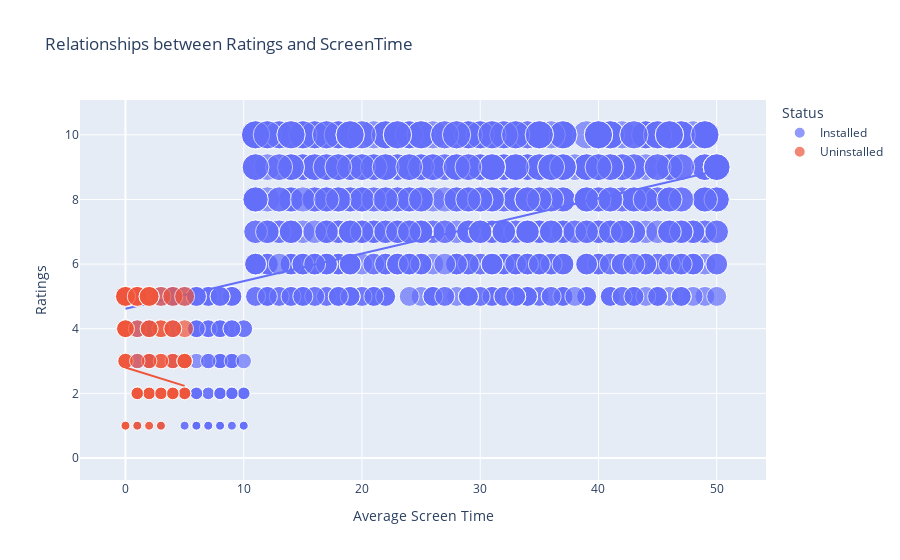

The notebook cell this image was saved under:
### Markdown cell above
Q.5: Now check the relationship between the ratings given by users and the average screen time.
Also explain your observation.

### Code cell
fig2=px.scatter(df, x='Average Screen Time', y='Ratings', trendline='ols', color='Status', size='Ratings', title='Relationships between Ratings and ScreenTime')
fig2.show()

### Figure 1 — Plotly figure (JSON) as saved in the notebook; plotly's stock layout.template omitted (floating-point values rounded to 4 significant figures; data arrays with more than 128 entries replaced by an {"elided": "..."} marker saying what was removed)
{"data": [{"hovertemplate": "Status=Installed<br>Average Screen Time=%{x}<br>Ratings=%{marker.size}<extra></extra>", "legendgroup": "Installed", "marker": {"color": "#636efa", "size": {"elided": "916 int values"}, "sizemode": "area", "sizeref": 0.025, "symbol": "circle"}, "mode": "markers", "name": "Installed", "orientation": "v", "showlegend": true, "type": "scatter", "x": {"elided": "916 int values"}, "xaxis": "x", "y": {"elided": "916 int values"}, "yaxis": "y"}, {"hovertemplate": "<b>OLS trendline</b><br>Ratings = 0.0854571 * Average Screen Time + 4.6178<br>R<sup>2</sup>=0.204850<br><br>Status=Installed<br>Average Screen Time=%{x}<br>Ratings=%{y} <b>(trend)</b><extra></extra>", "legendgroup": "Installed", "marker": {"color": "#636efa", "symbol": "circle"}, "mode": "lines", "name": "Installed", "showlegend": false, "type": "scatter", "x": {"elided": "916 int values"}, "xaxis": "x", "y": {"elided": "916 float values"}, "yaxis": "y"}, {"hovertemplate": "Status=Uninstalled<br>Average Screen Time=%{x}<br>Ratings=%{marker.size}<extra></extra>", "legendgroup": "Uninstalled", "marker": {"color": "#EF553B", "size": [4, 1, 2, 5, 2, 3, 4, 5, 0, 4, 1, 0, 2, 2, 0, 2, 3, 3, 0, 1, 0, 4, 5, 4, 5, 0, 2, 4, 0, 1, 4, 4, 5, 0, 2, 3, 0, 3, 0, 2, 4, 0, 5, 5, 4, 2, 3, 2, 3, 0, 3, 5, 0, 2, 2, 3, 1, 5, 1, 2, 2, 1, 0, 5, 5, 4, 2, 2, 5, 2, 2, 2, 3, 1, 3, 3, 4, 4, 3, 1, 5, 3, 5], "sizemode": "area", "sizeref": 0.025, "symbol": "circle"}, "mode": "markers", "name": "Uninstalled", "orientation": "v", "showlegend": true, "type": "scatter", "x": [0, 1, 4, 3, 5, 5, 0, 1, 1, 3, 0, 3, 2, 1, 3, 3, 3, 4, 4, 1, 2, 0, 1, 3, 4, 3, 4, 0, 0, 2, 1, 5, 0, 5, 1, 4, 4, 0, 4, 5, 4, 0, 5, 0, 2, 2, 5, 5, 2, 1, 5, 0, 2, 1, 5, 0, 0, 1, 2, 3, 4, 3, 1, 0, 1, 0, 4, 2, 2, 3, 4, 1, 3, 3, 0, 5, 2, 4, 2, 0, 2, 1, 2], "xaxis": "x", "y": [4, 1, 2, 5, 2, 3, 4, 5, 0, 4, 1, 0, 2, 2, 0, 2, 3, 3, 0, 1, 0, 4, 5, 4, 5, 0, 2, 4, 0, 1, 4, 4, 5, 0, 2, 3, 0, 3, 0, 2, 4, 0, 5, 5, 4, 2, 3, 2, 3, 0, 3, 5, 0, 2, 2, 3, 1, 5, 1, 2, 2, 1, 0, 5, 5, 4, 2, 2, 5, 2, 2, 2, 3, 1, 3, 3, 4, 4, 3, 1, 5, 3, 5], "yaxis": "y"}, {"hovertemplate": "<b>OLS trendline</b><br>Ratings = -0.11416 * Average Screen Time + 2.80212<br>R<sup>2</sup>=0.013482<br><br>Status=Uninstalled<br>Average Screen Time=%{x}<br>Ratings=%{y} <b>(trend)</b><extra></extra>", "legendgroup": "Uninstalled", "marker": {"color": "#EF553B", "symbol": "circle"}, "mode": "lines", "name": "Uninstalled", "showlegend": false, "type": "scatter", "x": [0, 0, 0, 0, 0, 0, 0, 0, 0, 0, 0, 0, 0, 0, 0, 0, 0, 1, 1, 1, 1, 1, 1, 1, 1, 1, 1, 1, 1, 1, 1, 1, 2, 2, 2, 2, 2, 2, 2, 2, 2, 2, 2, 2, 2, 2, 3, 3, 3, 3, 3, 3, 3, 3, 3, 3, 3, 3, 3, 4, 4, 4, 4, 4, 4, 4, 4, 4, 4, 4, 4, 4, 5, 5, 5, 5, 5, 5, 5, 5, 5, 5, 5], "xaxis": "x", "y": [2.802, 2.802, 2.802, 2.802, 2.802, 2.802, 2.802, 2.802, 2.802, 2.802, 2.802, 2.802, 2.802, 2.802, 2.802, 2.802, 2.802, 2.688, 2.688, 2.688, 2.688, 2.688, 2.688, 2.688, 2.688, 2.688, 2.688, 2.688, 2.688, 2.688, 2.688, 2.688, 2.574, 2.574, 2.574, 2.574, 2.574, 2.574, 2.574, 2.574, 2.574, 2.574, 2.574, 2.574, 2.574, 2.574, 2.46, 2.46, 2.46, 2.46, 2.46, 2.46, 2.46, 2.46, 2.46, 2.46, 2.46, 2.46, 2.46, 2.345, 2.345, 2.345, 2.345, 2.345, 2.345, 2.345, 2.345, 2.345, 2.345, 2.345, 2.345, 2.345, 2.231, 2.231, 2.231, 2.231, 2.231, 2.231, 2.231, 2.231, 2.231, 2.231, 2.231], "yaxis": "y"}], "layout": {"legend": {"itemsizing": "constant", "title": {"text": "Status"}, "tracegroupgap": 0}, "title": {"text": "Relationships between Ratings and ScreenTime"}, "xaxis": {"anchor": "y", "domain": [0, 1], "title": {"text": "Average Screen Time"}}, "yaxis": {"anchor": "x", "domain": [0, 1], "title": {"text": "Ratings"}}}}
